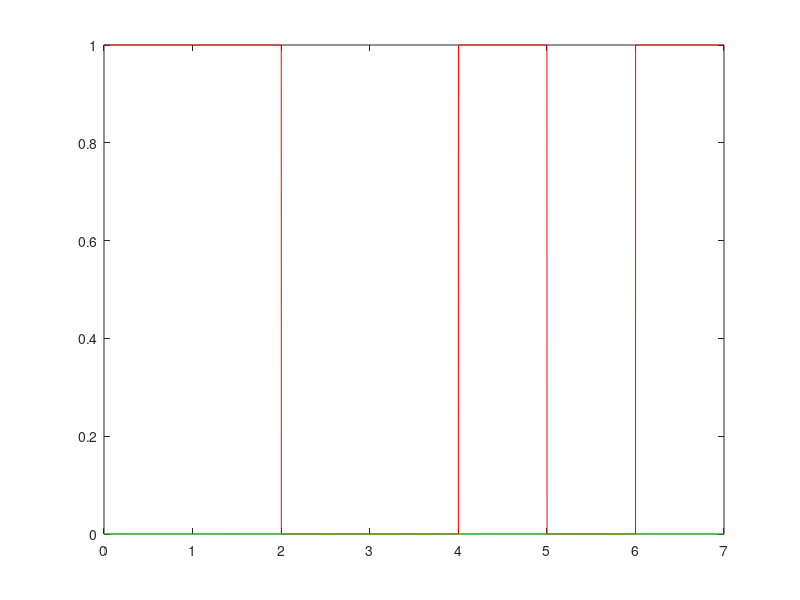

This chart was generated by the following MATLAB code:
%Nikunj Purohit
%Unipolar NRZ
clc;
close all;
n = [1,1,0,0,1,0,1];
for k = 1:length(n)
    if n(k) == 1 
    n(k) = 1;
    else 
    n(k) = 0; 
    end
end
i = 1;
t=0:0.001:length(n); 
z  = 0*sin(2*pi*10*t);
y = zeros(size(t));
for j=1:length(t)
    if t(j)<=i
        y(j)=n(i);
    else
        y(j) = n(i);
        i=i+1;
    end
end
plot(t,y,'r',t,z,'g');